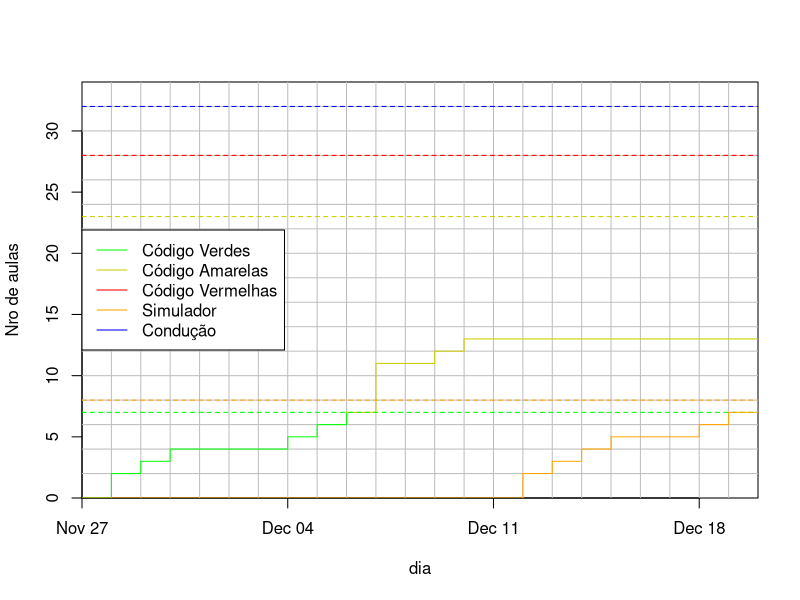

Generate this figure with R:
df <- read.csv(file.path("data", "aulas.csv"))

dias <- as.Date(df$dia)
codigo <- cumsum(df$codigo)
conducao <- cumsum(df$conducao)

diff_dias <- as.numeric(
  difftime(
    max(dias),
    min(dias),
    unit = "days"
  )
)

png("progresso.png",
  width = 8,
  height = 8,
  units = "cm",
  res = 2048,
  pointsize = 4
)

plot(
  dias,
  codigo,
  ylim = c(0, 34),
  xaxs = "i",
  yaxs = "i",
  xlab = "dia",
  ylab = "Nro de aulas",
  col = "white"
)
grid(
  nx = diff_dias,
  ny = 17,
  lty = 1,
  col = "gray",
  lwd = 1
)

# Linhas do código
lines(
  dias[codigo <= 7],
  codigo[codigo <= 7],
  col = "green",
  type = "s"
)
lines(
  dias[codigo >= 7 & codigo <= 23],
  codigo[codigo >= 7 & codigo <= 23],
  col = "yellow3",
  type = "s"
)
lines(
  dias[codigo >= 23],
  codigo[codigo >= 23],
  col = "red",
  type = "s"
)
abline(h = 7, col = "green", lty = 2)
abline(h = 23, col = "yellow3", lty = 2)
abline(h = 28, col = "red", lty = 2)

# Linhas da condução
lines(
  dias[conducao <= 8 & dias <= Sys.Date()],
  conducao[conducao <= 8 & dias <= Sys.Date()],
  col = "orange",
  type = "s"
)
lines(dias[conducao <= 8 & dias >= Sys.Date()],
  conducao[conducao <= 8 & dias >= Sys.Date()],
  col = "orange", lty = 2,
  type = "s"
)
lines(
  dias[conducao >= 8],
  conducao[conducao >= 8],
  col = "blue",
  type = "s"
)
abline(h = 8, col = "orange", lty = 2)
abline(h = 32, col = "blue", lty = 2)

legend(
  x = "left",
  legend = c(
    "Código Verdes",
    "Código Amarelas",
    "Código Vermelhas",
    "Simulador",
    "Condução"
  ),
  col = c("green", "yellow3", "red", "orange", "blue"),
  lty = 1,
  lwd = 1
)
